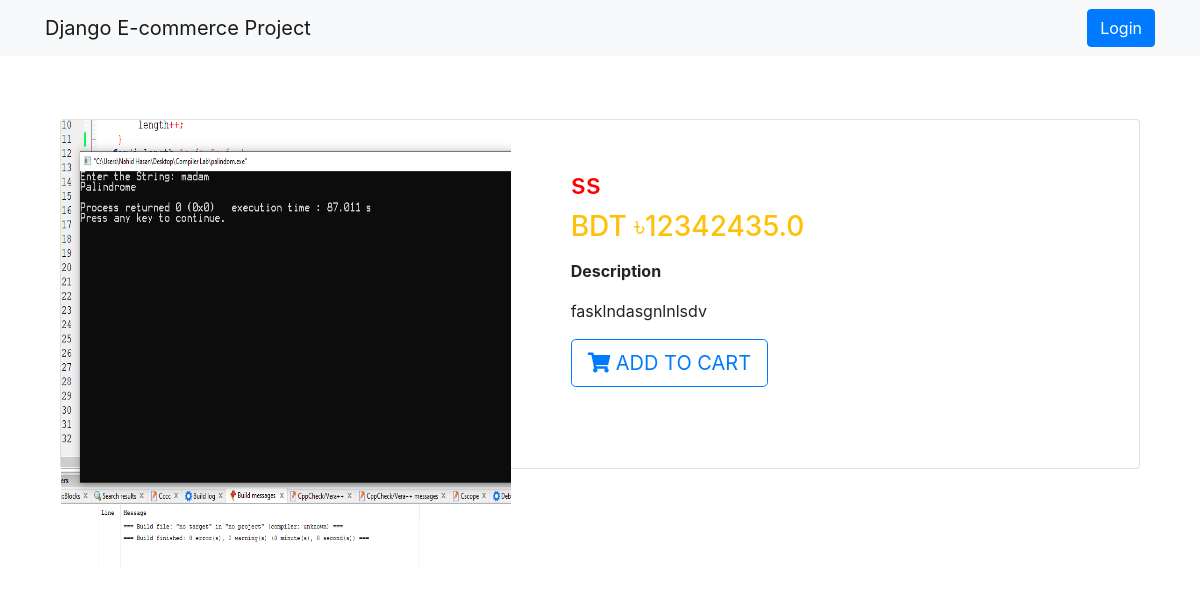
/product/1/, run on the app's committed database.
### App_Shop/models.py (models this page shows, shortened)
class Product(models.Model):
    mainimage = models.ImageField(upload_to='Products')
    name = models.CharField(max_length=264)
    category = models.ForeignKey(
        Category, on_delete=models.CASCADE, related_name='category')
    preview_text = models.TextField(
        max_length=200, verbose_name='Preview Text')
    detail_text = models.TextField(max_length=1000, verbose_name='Description')
    price = models.FloatField()
    old_price = models.FloatField(default=0.00)
    created = models.DateTimeField(auto_now_add=True)
    class Meta:
        ordering = ['-created', ]

### App_Shop/views.py (the view)
# urls.py: path('product/<pk>/', views.ProductDetail.as_view(), name='product_detail'),
class ProductDetail(DeleteView):
    model = Product
    template_name = 'App_Shop/product_detail.html'

### templates/App_Shop/product_detail.html
{% extends 'base.html'%}
{% block body_block %}
<div class="container my-5">
    <div class="card">
        <div class="row">
            <aside class="col-sm-5 border-right">
                <article class="gallery-wrap">
                    <div class="img-big-wrap">
                        <div>
                            <a href="#">
                                <img src="/media/{{object.mainimage}}" style="width:450px;">
                            </a>
                        </div>
                    </div>
                </article>
            </aside>
            <aside class="col-sm-7">
                <article class="card-body p-5">
                    <h3 class="title mp-3">{{ object.name}}</h3>
                    <p class="price-detail-wrap">
                        <span class="price h3 text-warning">
                            <span class="currency">BDT &#2547;</span><span class="num">{{ object.price}}</span>
                        </span>
                    </p>
                    <dl class="item-property">
                        <dt>Description</dt>
                        <dd>
                            <p>{{object.detail_text|linebreaks}}</p>
                        </dd>
                    </dl>
                    <a href="{% url 'App_Order:add' pk=object.pk %}"
                        class="btn btn-lg btn-outline-primary text-uppercase"><i class="fas fa-shopping-cart"></i> Add
                        to Cart</a>
                </article>
            </aside>
        </div>
    </div>
</div>
{% endblock %}

### static/css/main.css (style rules this page uses)
.gallery-wrap .img-big-wrap img { height: 450px; width: auto; display: inline-block; cursor: zoom-in; }
.title { text-decoration: none; color: red; }

### templates/base.html (style rules this page uses)
.card { height: 350px; }

### data on the page
Product: mainimage (picture), name "ss", price "12342435.0", detail_text "fasklndasgnlnlsdv"
